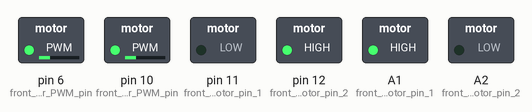
Recording of a sketch running on a simulated Arduino Uno, built with avr-gcc and run on an emulated ATmega328P. On the bench: switched loads named in the sketch (green lamp = pin HIGH).

Above: at 0.1 s.
Timing chart, 0 to 1.6 s (numbered marks = the images above):
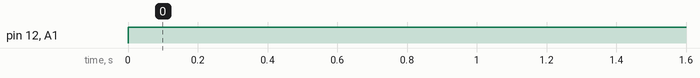

Measured:
- by itself, pin 12 (front_left_motor_pin_2), A1 (front_right_motor_pin_1): LOW → HIGH at 0.00 s

The sketch:

L4_2.ino
```cpp
/*
  Lesson 4
  Mission 2
*/

void setup() {
  // put your setup code here, to run once:

  //define motors PWM pins
  pinMode(6, OUTPUT); //front left motor PWM pin
  pinMode(10, OUTPUT);//front right motor PWM pin


  //defining motors directions pin
  pinMode(11, OUTPUT);//front left motor pin 1
  pinMode(12, OUTPUT);//front left motor pin 2

  pinMode(A1, OUTPUT);//front right motor pin 1
  pinMode(A2, OUTPUT);//front right motor pin 2


  //setting motors speeds to 70/255
  analogWrite(6, 70);
  analogWrite(10, 70);

}

void loop() {
  // put your main code here, to run repeatedly:

  //front left motor foraward
  digitalWrite(12, HIGH);
  digitalWrite(11, LOW);
  //front right motor foraward
  digitalWrite(A1, HIGH);
  digitalWrite(A2, LOW);


}
```
